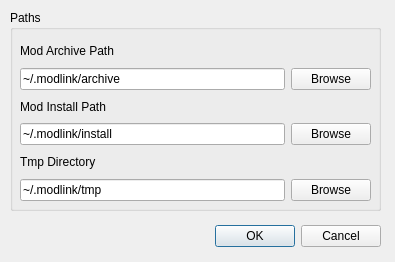
<?xml version="1.0" encoding="UTF-8"?>
<ui version="4.0">
 <class>SettingsDialog</class>
 <widget class="QDialog" name="SettingsDialog">
  <property name="geometry">
   <rect>
    <x>0</x>
    <y>0</y>
    <width>395</width>
    <height>262</height>
   </rect>
  </property>
  <property name="windowTitle">
   <string>Settings</string>
  </property>
  <widget class="QDialogButtonBox" name="buttonBox">
   <property name="geometry">
    <rect>
     <x>40</x>
     <y>220</y>
     <width>341</width>
     <height>32</height>
    </rect>
   </property>
   <property name="orientation">
    <enum>Qt::Horizontal</enum>
   </property>
   <property name="standardButtons">
    <set>QDialogButtonBox::Cancel|QDialogButtonBox::Ok</set>
   </property>
  </widget>
  <widget class="QGroupBox" name="groupBox">
   <property name="geometry">
    <rect>
     <x>10</x>
     <y>10</y>
     <width>371</width>
     <height>201</height>
    </rect>
   </property>
   <property name="title">
    <string>Paths</string>
   </property>
   <widget class="QWidget" name="">
    <property name="geometry">
     <rect>
      <x>10</x>
      <y>30</y>
      <width>351</width>
      <height>161</height>
     </rect>
    </property>
    <layout class="QGridLayout" name="gridLayout">
     <item row="1" column="0">
      <widget class="QLineEdit" name="modArchivePathLineEdit">
       <property name="text">
        <string>~/.modlink/archive</string>
       </property>
      </widget>
     </item>
     <item row="4" column="0">
      <widget class="QLabel" name="label_4">
       <property name="text">
        <string>Tmp Directory</string>
       </property>
      </widget>
     </item>
     <item row="5" column="0">
      <widget class="QLineEdit" name="tmpPathLineEdit">
       <property name="text">
        <string>~/.modlink/tmp</string>
       </property>
      </widget>
     </item>
     <item row="0" column="0">
      <widget class="QLabel" name="label_2">
       <property name="text">
        <string>Mod Archive Path</string>
       </property>
      </widget>
     </item>
     <item row="2" column="0">
      <widget class="QLabel" name="label_3">
       <property name="text">
        <string>Mod Install Path</string>
       </property>
      </widget>
     </item>
     <item row="5" column="1">
      <widget class="QPushButton" name="tmpPathBrowseButton">
       <property name="text">
        <string>Browse</string>
       </property>
       <property name="icon">
        <iconset theme="document-open">
         <normaloff>.</normaloff>.</iconset>
       </property>
      </widget>
     </item>
     <item row="1" column="1">
      <widget class="QPushButton" name="archivePathBrowseButton">
       <property name="text">
        <string>Browse</string>
       </property>
       <property name="icon">
        <iconset theme="document-open">
         <normaloff>.</normaloff>.</iconset>
       </property>
      </widget>
     </item>
     <item row="3" column="0">
      <widget class="QLineEdit" name="modInstallPathLineEdit">
       <property name="text">
        <string>~/.modlink/install</string>
       </property>
      </widget>
     </item>
     <item row="3" column="1">
      <widget class="QPushButton" name="installPathBrowseButton">
       <property name="text">
        <string>Browse</string>
       </property>
       <property name="icon">
        <iconset theme="document-open">
         <normaloff>.</normaloff>.</iconset>
       </property>
      </widget>
     </item>
    </layout>
   </widget>
  </widget>
 </widget>
 <resources/>
 <connections>
  <connection>
   <sender>buttonBox</sender>
   <signal>accepted()</signal>
   <receiver>SettingsDialog</receiver>
   <slot>accept()</slot>
   <hints>
    <hint type="sourcelabel">
     <x>248</x>
     <y>254</y>
    </hint>
    <hint type="destinationlabel">
     <x>157</x>
     <y>274</y>
    </hint>
   </hints>
  </connection>
  <connection>
   <sender>buttonBox</sender>
   <signal>rejected()</signal>
   <receiver>SettingsDialog</receiver>
   <slot>reject()</slot>
   <hints>
    <hint type="sourcelabel">
     <x>316</x>
     <y>260</y>
    </hint>
    <hint type="destinationlabel">
     <x>286</x>
     <y>274</y>
    </hint>
   </hints>
  </connection>
  <connection>
   <sender>archivePathBrowseButton</sender>
   <signal>clicked()</signal>
   <receiver>SettingsDialog</receiver>
   <slot>browseArchivePath()</slot>
   <hints>
    <hint type="sourcelabel">
     <x>362</x>
     <y>103</y>
    </hint>
    <hint type="destinationlabel">
     <x>389</x>
     <y>71</y>
    </hint>
   </hints>
  </connection>
  <connection>
   <sender>installPathBrowseButton</sender>
   <signal>clicked()</signal>
   <receiver>SettingsDialog</receiver>
   <slot>browseInstallPath()</slot>
   <hints>
    <hint type="sourcelabel">
     <x>329</x>
     <y>147</y>
    </hint>
    <hint type="destinationlabel">
     <x>302</x>
     <y>123</y>
    </hint>
   </hints>
  </connection>
  <connection>
   <sender>tmpPathBrowseButton</sender>
   <signal>clicked()</signal>
   <receiver>SettingsDialog</receiver>
   <slot>browseTmpPath()</slot>
   <hints>
    <hint type="sourcelabel">
     <x>367</x>
     <y>207</y>
    </hint>
    <hint type="destinationlabel">
     <x>391</x>
     <y>187</y>
    </hint>
   </hints>
  </connection>
 </connections>
 <slots>
  <slot>browseArchivePath()</slot>
  <slot>browseInstallPath()</slot>
  <slot>browseTmpPath()</slot>
  <slot>load()</slot>
 </slots>
</ui>
